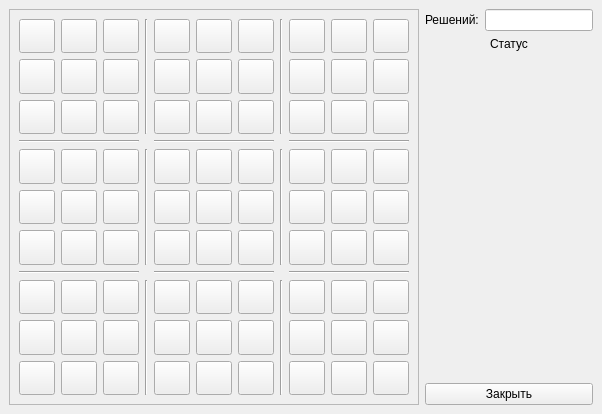
<?xml version="1.0" encoding="UTF-8"?>
<ui version="4.0">
 <class>Sudoku</class>
 <widget class="QMainWindow" name="Sudoku">
  <property name="geometry">
   <rect>
    <x>0</x>
    <y>0</y>
    <width>602</width>
    <height>414</height>
   </rect>
  </property>
  <property name="sizePolicy">
   <sizepolicy hsizetype="Fixed" vsizetype="Fixed">
    <horstretch>0</horstretch>
    <verstretch>0</verstretch>
   </sizepolicy>
  </property>
  <property name="windowTitle">
   <string>Sudoku Solver</string>
  </property>
  <widget class="QWidget" name="centralwidget">
   <layout class="QHBoxLayout" name="horizontalLayout_3">
    <item>
     <widget class="QFrame" name="frame">
      <property name="frameShape">
       <enum>QFrame::StyledPanel</enum>
      </property>
      <property name="frameShadow">
       <enum>QFrame::Raised</enum>
      </property>
      <layout class="QHBoxLayout" name="horizontalLayout_2">
       <item>
        <layout class="QGridLayout" name="gridLayout">
         <item row="0" column="0">
          <layout class="QGridLayout" name="gl00">
           <item row="0" column="0">
            <widget class="QToolButton" name="b_00">
             <property name="sizePolicy">
              <sizepolicy hsizetype="MinimumExpanding" vsizetype="MinimumExpanding">
               <horstretch>0</horstretch>
               <verstretch>0</verstretch>
              </sizepolicy>
             </property>
             <property name="text">
              <string/>
             </property>
            </widget>
           </item>
           <item row="0" column="1">
            <widget class="QToolButton" name="b_10">
             <property name="sizePolicy">
              <sizepolicy hsizetype="MinimumExpanding" vsizetype="MinimumExpanding">
               <horstretch>0</horstretch>
               <verstretch>0</verstretch>
              </sizepolicy>
             </property>
             <property name="text">
              <string/>
             </property>
            </widget>
           </item>
           <item row="0" column="2">
            <widget class="QToolButton" name="b_20">
             <property name="sizePolicy">
              <sizepolicy hsizetype="MinimumExpanding" vsizetype="MinimumExpanding">
               <horstretch>0</horstretch>
               <verstretch>0</verstretch>
              </sizepolicy>
             </property>
             <property name="text">
              <string/>
             </property>
            </widget>
           </item>
           <item row="1" column="0">
            <widget class="QToolButton" name="b_01">
             <property name="sizePolicy">
              <sizepolicy hsizetype="MinimumExpanding" vsizetype="MinimumExpanding">
               <horstretch>0</horstretch>
               <verstretch>0</verstretch>
              </sizepolicy>
             </property>
             <property name="text">
              <string/>
             </property>
            </widget>
           </item>
           <item row="1" column="1">
            <widget class="QToolButton" name="b_11">
             <property name="sizePolicy">
              <sizepolicy hsizetype="MinimumExpanding" vsizetype="MinimumExpanding">
               <horstretch>0</horstretch>
               <verstretch>0</verstretch>
              </sizepolicy>
             </property>
             <property name="text">
              <string/>
             </property>
            </widget>
           </item>
           <item row="1" column="2">
            <widget class="QToolButton" name="b_21">
             <property name="sizePolicy">
              <sizepolicy hsizetype="MinimumExpanding" vsizetype="MinimumExpanding">
               <horstretch>0</horstretch>
               <verstretch>0</verstretch>
              </sizepolicy>
             </property>
             <property name="text">
              <string/>
             </property>
            </widget>
           </item>
           <item row="2" column="0">
            <widget class="QToolButton" name="b_02">
             <property name="sizePolicy">
              <sizepolicy hsizetype="MinimumExpanding" vsizetype="MinimumExpanding">
               <horstretch>0</horstretch>
               <verstretch>0</verstretch>
              </sizepolicy>
             </property>
             <property name="text">
              <string/>
             </property>
            </widget>
           </item>
           <item row="2" column="1">
            <widget class="QToolButton" name="b_12">
             <property name="sizePolicy">
              <sizepolicy hsizetype="MinimumExpanding" vsizetype="MinimumExpanding">
               <horstretch>0</horstretch>
               <verstretch>0</verstretch>
              </sizepolicy>
             </property>
             <property name="text">
              <string/>
             </property>
            </widget>
           </item>
           <item row="2" column="2">
            <widget class="QToolButton" name="b_22">
             <property name="sizePolicy">
              <sizepolicy hsizetype="MinimumExpanding" vsizetype="MinimumExpanding">
               <horstretch>0</horstretch>
               <verstretch>0</verstretch>
              </sizepolicy>
             </property>
             <property name="text">
              <string/>
             </property>
            </widget>
           </item>
          </layout>
         </item>
         <item row="0" column="2">
          <layout class="QGridLayout" name="gl01">
           <item row="0" column="0">
            <widget class="QToolButton" name="b_30">
             <property name="sizePolicy">
              <sizepolicy hsizetype="MinimumExpanding" vsizetype="MinimumExpanding">
               <horstretch>0</horstretch>
               <verstretch>0</verstretch>
              </sizepolicy>
             </property>
             <property name="text">
              <string/>
             </property>
            </widget>
           </item>
           <item row="0" column="1">
            <widget class="QToolButton" name="b_40">
             <property name="sizePolicy">
              <sizepolicy hsizetype="MinimumExpanding" vsizetype="MinimumExpanding">
               <horstretch>0</horstretch>
               <verstretch>0</verstretch>
              </sizepolicy>
             </property>
             <property name="text">
              <string/>
             </property>
            </widget>
           </item>
           <item row="0" column="2">
            <widget class="QToolButton" name="b_50">
             <property name="sizePolicy">
              <sizepolicy hsizetype="MinimumExpanding" vsizetype="MinimumExpanding">
               <horstretch>0</horstretch>
               <verstretch>0</verstretch>
              </sizepolicy>
             </property>
             <property name="text">
              <string/>
             </property>
            </widget>
           </item>
           <item row="1" column="0">
            <widget class="QToolButton" name="b_31">
             <property name="sizePolicy">
              <sizepolicy hsizetype="MinimumExpanding" vsizetype="MinimumExpanding">
               <horstretch>0</horstretch>
               <verstretch>0</verstretch>
              </sizepolicy>
             </property>
             <property name="text">
              <string/>
             </property>
            </widget>
           </item>
           <item row="1" column="1">
            <widget class="QToolButton" name="b_41">
             <property name="sizePolicy">
              <sizepolicy hsizetype="MinimumExpanding" vsizetype="MinimumExpanding">
               <horstretch>0</horstretch>
               <verstretch>0</verstretch>
              </sizepolicy>
             </property>
             <property name="text">
              <string/>
             </property>
            </widget>
           </item>
           <item row="1" column="2">
            <widget class="QToolButton" name="b_51">
             <property name="sizePolicy">
              <sizepolicy hsizetype="MinimumExpanding" vsizetype="MinimumExpanding">
               <horstretch>0</horstretch>
               <verstretch>0</verstretch>
              </sizepolicy>
             </property>
             <property name="text">
              <string/>
             </property>
            </widget>
           </item>
           <item row="2" column="0">
            <widget class="QToolButton" name="b_32">
             <property name="sizePolicy">
              <sizepolicy hsizetype="MinimumExpanding" vsizetype="MinimumExpanding">
               <horstretch>0</horstretch>
               <verstretch>0</verstretch>
              </sizepolicy>
             </property>
             <property name="text">
              <string/>
             </property>
            </widget>
           </item>
           <item row="2" column="1">
            <widget class="QToolButton" name="b_42">
             <property name="sizePolicy">
              <sizepolicy hsizetype="MinimumExpanding" vsizetype="MinimumExpanding">
               <horstretch>0</horstretch>
               <verstretch>0</verstretch>
              </sizepolicy>
             </property>
             <property name="text">
              <string/>
             </property>
            </widget>
           </item>
           <item row="2" column="2">
            <widget class="QToolButton" name="b_52">
             <property name="sizePolicy">
              <sizepolicy hsizetype="MinimumExpanding" vsizetype="MinimumExpanding">
               <horstretch>0</horstretch>
               <verstretch>0</verstretch>
              </sizepolicy>
             </property>
             <property name="text">
              <string/>
             </property>
            </widget>
           </item>
          </layout>
         </item>
         <item row="0" column="4">
          <layout class="QGridLayout" name="gl02">
           <item row="0" column="0">
            <widget class="QToolButton" name="b_60">
             <property name="sizePolicy">
              <sizepolicy hsizetype="MinimumExpanding" vsizetype="MinimumExpanding">
               <horstretch>0</horstretch>
               <verstretch>0</verstretch>
              </sizepolicy>
             </property>
             <property name="text">
              <string/>
             </property>
            </widget>
           </item>
           <item row="0" column="1">
            <widget class="QToolButton" name="b_70">
             <property name="sizePolicy">
              <sizepolicy hsizetype="MinimumExpanding" vsizetype="MinimumExpanding">
               <horstretch>0</horstretch>
               <verstretch>0</verstretch>
              </sizepolicy>
             </property>
             <property name="text">
              <string/>
             </property>
            </widget>
           </item>
           <item row="0" column="2">
            <widget class="QToolButton" name="b_80">
             <property name="sizePolicy">
              <sizepolicy hsizetype="MinimumExpanding" vsizetype="MinimumExpanding">
               <horstretch>0</horstretch>
               <verstretch>0</verstretch>
              </sizepolicy>
             </property>
             <property name="text">
              <string/>
             </property>
            </widget>
           </item>
           <item row="1" column="0">
            <widget class="QToolButton" name="b_61">
             <property name="sizePolicy">
              <sizepolicy hsizetype="MinimumExpanding" vsizetype="MinimumExpanding">
               <horstretch>0</horstretch>
               <verstretch>0</verstretch>
              </sizepolicy>
             </property>
             <property name="text">
              <string/>
             </property>
            </widget>
           </item>
           <item row="1" column="1">
            <widget class="QToolButton" name="b_71">
             <property name="sizePolicy">
              <sizepolicy hsizetype="MinimumExpanding" vsizetype="MinimumExpanding">
               <horstretch>0</horstretch>
               <verstretch>0</verstretch>
              </sizepolicy>
             </property>
             <property name="text">
              <string/>
             </property>
            </widget>
           </item>
           <item row="1" column="2">
            <widget class="QToolButton" name="b_81">
             <property name="sizePolicy">
              <sizepolicy hsizetype="MinimumExpanding" vsizetype="MinimumExpanding">
               <horstretch>0</horstretch>
               <verstretch>0</verstretch>
              </sizepolicy>
             </property>
             <property name="text">
              <string/>
             </property>
            </widget>
           </item>
           <item row="2" column="0">
            <widget class="QToolButton" name="b_62">
             <property name="sizePolicy">
              <sizepolicy hsizetype="MinimumExpanding" vsizetype="MinimumExpanding">
               <horstretch>0</horstretch>
               <verstretch>0</verstretch>
              </sizepolicy>
             </property>
             <property name="text">
              <string/>
             </property>
            </widget>
           </item>
           <item row="2" column="1">
            <widget class="QToolButton" name="b_72">
             <property name="sizePolicy">
              <sizepolicy hsizetype="MinimumExpanding" vsizetype="MinimumExpanding">
               <horstretch>0</horstretch>
               <verstretch>0</verstretch>
              </sizepolicy>
             </property>
             <property name="text">
              <string/>
             </property>
            </widget>
           </item>
           <item row="2" column="2">
            <widget class="QToolButton" name="b_82">
             <property name="sizePolicy">
              <sizepolicy hsizetype="MinimumExpanding" vsizetype="MinimumExpanding">
               <horstretch>0</horstretch>
               <verstretch>0</verstretch>
              </sizepolicy>
             </property>
             <property name="text">
              <string/>
             </property>
            </widget>
           </item>
          </layout>
         </item>
         <item row="2" column="0">
          <layout class="QGridLayout" name="gl10">
           <item row="0" column="0">
            <widget class="QToolButton" name="b_03">
             <property name="sizePolicy">
              <sizepolicy hsizetype="MinimumExpanding" vsizetype="MinimumExpanding">
               <horstretch>0</horstretch>
               <verstretch>0</verstretch>
              </sizepolicy>
             </property>
             <property name="text">
              <string/>
             </property>
            </widget>
           </item>
           <item row="0" column="1">
            <widget class="QToolButton" name="b_13">
             <property name="sizePolicy">
              <sizepolicy hsizetype="MinimumExpanding" vsizetype="MinimumExpanding">
               <horstretch>0</horstretch>
               <verstretch>0</verstretch>
              </sizepolicy>
             </property>
             <property name="text">
              <string/>
             </property>
            </widget>
           </item>
           <item row="0" column="2">
            <widget class="QToolButton" name="b_23">
             <property name="sizePolicy">
              <sizepolicy hsizetype="MinimumExpanding" vsizetype="MinimumExpanding">
               <horstretch>0</horstretch>
               <verstretch>0</verstretch>
              </sizepolicy>
             </property>
             <property name="text">
              <string/>
             </property>
            </widget>
           </item>
           <item row="1" column="0">
            <widget class="QToolButton" name="b_04">
             <property name="sizePolicy">
              <sizepolicy hsizetype="MinimumExpanding" vsizetype="MinimumExpanding">
               <horstretch>0</horstretch>
               <verstretch>0</verstretch>
              </sizepolicy>
             </property>
             <property name="text">
              <string/>
             </property>
            </widget>
           </item>
           <item row="1" column="1">
            <widget class="QToolButton" name="b_14">
             <property name="sizePolicy">
              <sizepolicy hsizetype="MinimumExpanding" vsizetype="MinimumExpanding">
               <horstretch>0</horstretch>
               <verstretch>0</verstretch>
              </sizepolicy>
             </property>
             <property name="text">
              <string/>
             </property>
            </widget>
           </item>
           <item row="1" column="2">
            <widget class="QToolButton" name="b_24">
             <property name="sizePolicy">
              <sizepolicy hsizetype="MinimumExpanding" vsizetype="MinimumExpanding">
               <horstretch>0</horstretch>
               <verstretch>0</verstretch>
              </sizepolicy>
             </property>
             <property name="text">
              <string/>
             </property>
            </widget>
           </item>
           <item row="2" column="0">
            <widget class="QToolButton" name="b_05">
             <property name="sizePolicy">
              <sizepolicy hsizetype="MinimumExpanding" vsizetype="MinimumExpanding">
               <horstretch>0</horstretch>
               <verstretch>0</verstretch>
              </sizepolicy>
             </property>
             <property name="text">
              <string/>
             </property>
            </widget>
           </item>
           <item row="2" column="1">
            <widget class="QToolButton" name="b_15">
             <property name="sizePolicy">
              <sizepolicy hsizetype="MinimumExpanding" vsizetype="MinimumExpanding">
               <horstretch>0</horstretch>
               <verstretch>0</verstretch>
              </sizepolicy>
             </property>
             <property name="text">
              <string/>
             </property>
            </widget>
           </item>
           <item row="2" column="2">
            <widget class="QToolButton" name="b_25">
             <property name="sizePolicy">
              <sizepolicy hsizetype="MinimumExpanding" vsizetype="MinimumExpanding">
               <horstretch>0</horstretch>
               <verstretch>0</verstretch>
              </sizepolicy>
             </property>
             <property name="text">
              <string/>
             </property>
            </widget>
           </item>
          </layout>
         </item>
         <item row="2" column="2">
          <layout class="QGridLayout" name="gl11">
           <item row="0" column="0">
            <widget class="QToolButton" name="b_33">
             <property name="sizePolicy">
              <sizepolicy hsizetype="MinimumExpanding" vsizetype="MinimumExpanding">
               <horstretch>0</horstretch>
               <verstretch>0</verstretch>
              </sizepolicy>
             </property>
             <property name="text">
              <string/>
             </property>
            </widget>
           </item>
           <item row="0" column="1">
            <widget class="QToolButton" name="b_43">
             <property name="sizePolicy">
              <sizepolicy hsizetype="MinimumExpanding" vsizetype="MinimumExpanding">
               <horstretch>0</horstretch>
               <verstretch>0</verstretch>
              </sizepolicy>
             </property>
             <property name="text">
              <string/>
             </property>
            </widget>
           </item>
           <item row="0" column="2">
            <widget class="QToolButton" name="b_53">
             <property name="sizePolicy">
              <sizepolicy hsizetype="MinimumExpanding" vsizetype="MinimumExpanding">
               <horstretch>0</horstretch>
               <verstretch>0</verstretch>
              </sizepolicy>
             </property>
             <property name="text">
              <string/>
             </property>
            </widget>
           </item>
           <item row="1" column="0">
            <widget class="QToolButton" name="b_34">
             <property name="sizePolicy">
              <sizepolicy hsizetype="MinimumExpanding" vsizetype="MinimumExpanding">
               <horstretch>0</horstretch>
               <verstretch>0</verstretch>
              </sizepolicy>
             </property>
             <property name="text">
              <string/>
             </property>
            </widget>
           </item>
           <item row="1" column="1">
            <widget class="QToolButton" name="b_44">
             <property name="sizePolicy">
              <sizepolicy hsizetype="MinimumExpanding" vsizetype="MinimumExpanding">
               <horstretch>0</horstretch>
               <verstretch>0</verstretch>
              </sizepolicy>
             </property>
             <property name="text">
              <string/>
             </property>
            </widget>
           </item>
           <item row="1" column="2">
            <widget class="QToolButton" name="b_54">
             <property name="sizePolicy">
              <sizepolicy hsizetype="MinimumExpanding" vsizetype="MinimumExpanding">
               <horstretch>0</horstretch>
               <verstretch>0</verstretch>
              </sizepolicy>
             </property>
             <property name="text">
              <string/>
             </property>
            </widget>
           </item>
           <item row="2" column="0">
            <widget class="QToolButton" name="b_35">
             <property name="sizePolicy">
              <sizepolicy hsizetype="MinimumExpanding" vsizetype="MinimumExpanding">
               <horstretch>0</horstretch>
               <verstretch>0</verstretch>
              </sizepolicy>
             </property>
             <property name="text">
              <string/>
             </property>
            </widget>
           </item>
           <item row="2" column="1">
            <widget class="QToolButton" name="b_45">
             <property name="sizePolicy">
              <sizepolicy hsizetype="MinimumExpanding" vsizetype="MinimumExpanding">
               <horstretch>0</horstretch>
               <verstretch>0</verstretch>
              </sizepolicy>
             </property>
             <property name="text">
              <string/>
             </property>
            </widget>
           </item>
           <item row="2" column="2">
            <widget class="QToolButton" name="b_55">
             <property name="sizePolicy">
              <sizepolicy hsizetype="MinimumExpanding" vsizetype="MinimumExpanding">
               <horstretch>0</horstretch>
               <verstretch>0</verstretch>
              </sizepolicy>
             </property>
             <property name="text">
              <string/>
             </property>
            </widget>
           </item>
          </layout>
         </item>
         <item row="4" column="0">
          <layout class="QGridLayout" name="gl20">
           <item row="0" column="0">
            <widget class="QToolButton" name="b_06">
             <property name="sizePolicy">
              <sizepolicy hsizetype="MinimumExpanding" vsizetype="MinimumExpanding">
               <horstretch>0</horstretch>
               <verstretch>0</verstretch>
              </sizepolicy>
             </property>
             <property name="text">
              <string/>
             </property>
            </widget>
           </item>
           <item row="0" column="1">
            <widget class="QToolButton" name="b_16">
             <property name="sizePolicy">
              <sizepolicy hsizetype="MinimumExpanding" vsizetype="MinimumExpanding">
               <horstretch>0</horstretch>
               <verstretch>0</verstretch>
              </sizepolicy>
             </property>
             <property name="text">
              <string/>
             </property>
            </widget>
           </item>
           <item row="0" column="2">
            <widget class="QToolButton" name="b_26">
             <property name="sizePolicy">
              <sizepolicy hsizetype="MinimumExpanding" vsizetype="MinimumExpanding">
               <horstretch>0</horstretch>
               <verstretch>0</verstretch>
              </sizepolicy>
             </property>
             <property name="text">
              <string/>
             </property>
            </widget>
           </item>
           <item row="1" column="0">
            <widget class="QToolButton" name="b_07">
             <property name="sizePolicy">
              <sizepolicy hsizetype="MinimumExpanding" vsizetype="MinimumExpanding">
               <horstretch>0</horstretch>
               <verstretch>0</verstretch>
              </sizepolicy>
             </property>
             <property name="text">
              <string/>
             </property>
            </widget>
           </item>
           <item row="1" column="1">
            <widget class="QToolButton" name="b_17">
             <property name="sizePolicy">
              <sizepolicy hsizetype="MinimumExpanding" vsizetype="MinimumExpanding">
               <horstretch>0</horstretch>
               <verstretch>0</verstretch>
              </sizepolicy>
             </property>
             <property name="text">
              <string/>
             </property>
            </widget>
           </item>
           <item row="1" column="2">
            <widget class="QToolButton" name="b_27">
             <property name="sizePolicy">
              <sizepolicy hsizetype="MinimumExpanding" vsizetype="MinimumExpanding">
               <horstretch>0</horstretch>
               <verstretch>0</verstretch>
              </sizepolicy>
             </property>
             <property name="text">
              <string/>
             </property>
            </widget>
           </item>
           <item row="2" column="0">
            <widget class="QToolButton" name="b_08">
             <property name="sizePolicy">
              <sizepolicy hsizetype="MinimumExpanding" vsizetype="MinimumExpanding">
               <horstretch>0</horstretch>
               <verstretch>0</verstretch>
              </sizepolicy>
             </property>
             <property name="text">
              <string/>
             </property>
            </widget>
           </item>
           <item row="2" column="1">
            <widget class="QToolButton" name="b_18">
             <property name="sizePolicy">
              <sizepolicy hsizetype="MinimumExpanding" vsizetype="MinimumExpanding">
               <horstretch>0</horstretch>
               <verstretch>0</verstretch>
              </sizepolicy>
             </property>
             <property name="text">
              <string/>
             </property>
            </widget>
           </item>
           <item row="2" column="2">
            <widget class="QToolButton" name="b_28">
             <property name="sizePolicy">
              <sizepolicy hsizetype="MinimumExpanding" vsizetype="MinimumExpanding">
               <horstretch>0</horstretch>
               <verstretch>0</verstretch>
              </sizepolicy>
             </property>
             <property name="text">
              <string/>
             </property>
            </widget>
           </item>
          </layout>
         </item>
         <item row="2" column="4">
          <layout class="QGridLayout" name="gl12">
           <item row="0" column="0">
            <widget class="QToolButton" name="b_63">
             <property name="sizePolicy">
              <sizepolicy hsizetype="MinimumExpanding" vsizetype="MinimumExpanding">
               <horstretch>0</horstretch>
               <verstretch>0</verstretch>
              </sizepolicy>
             </property>
             <property name="text">
              <string/>
             </property>
            </widget>
           </item>
           <item row="0" column="1">
            <widget class="QToolButton" name="b_73">
             <property name="sizePolicy">
              <sizepolicy hsizetype="MinimumExpanding" vsizetype="MinimumExpanding">
               <horstretch>0</horstretch>
               <verstretch>0</verstretch>
              </sizepolicy>
             </property>
             <property name="text">
              <string/>
             </property>
            </widget>
           </item>
           <item row="0" column="2">
            <widget class="QToolButton" name="b_83">
             <property name="sizePolicy">
              <sizepolicy hsizetype="MinimumExpanding" vsizetype="MinimumExpanding">
               <horstretch>0</horstretch>
               <verstretch>0</verstretch>
              </sizepolicy>
             </property>
             <property name="text">
              <string/>
             </property>
            </widget>
           </item>
           <item row="1" column="0">
            <widget class="QToolButton" name="b_64">
             <property name="sizePolicy">
              <sizepolicy hsizetype="MinimumExpanding" vsizetype="MinimumExpanding">
               <horstretch>0</horstretch>
               <verstretch>0</verstretch>
              </sizepolicy>
             </property>
             <property name="text">
              <string/>
             </property>
            </widget>
           </item>
           <item row="1" column="1">
            <widget class="QToolButton" name="b_74">
             <property name="sizePolicy">
              <sizepolicy hsizetype="MinimumExpanding" vsizetype="MinimumExpanding">
               <horstretch>0</horstretch>
               <verstretch>0</verstretch>
              </sizepolicy>
             </property>
             <property name="text">
              <string/>
             </property>
            </widget>
           </item>
           <item row="1" column="2">
            <widget class="QToolButton" name="b_84">
             <property name="sizePolicy">
              <sizepolicy hsizetype="MinimumExpanding" vsizetype="MinimumExpanding">
               <horstretch>0</horstretch>
               <verstretch>0</verstretch>
              </sizepolicy>
             </property>
             <property name="text">
              <string/>
             </property>
            </widget>
           </item>
           <item row="2" column="0">
            <widget class="QToolButton" name="b_65">
             <property name="sizePolicy">
              <sizepolicy hsizetype="MinimumExpanding" vsizetype="MinimumExpanding">
               <horstretch>0</horstretch>
               <verstretch>0</verstretch>
              </sizepolicy>
             </property>
             <property name="text">
              <string/>
             </property>
            </widget>
           </item>
           <item row="2" column="1">
            <widget class="QToolButton" name="b_75">
             <property name="sizePolicy">
              <sizepolicy hsizetype="MinimumExpanding" vsizetype="MinimumExpanding">
               <horstretch>0</horstretch>
               <verstretch>0</verstretch>
              </sizepolicy>
             </property>
             <property name="text">
              <string/>
             </property>
            </widget>
           </item>
           <item row="2" column="2">
            <widget class="QToolButton" name="b_85">
             <property name="sizePolicy">
              <sizepolicy hsizetype="MinimumExpanding" vsizetype="MinimumExpanding">
               <horstretch>0</horstretch>
               <verstretch>0</verstretch>
              </sizepolicy>
             </property>
             <property name="text">
              <string/>
             </property>
            </widget>
           </item>
          </layout>
         </item>
         <item row="4" column="2">
          <layout class="QGridLayout" name="gl21">
           <item row="0" column="0">
            <widget class="QToolButton" name="b_36">
             <property name="sizePolicy">
              <sizepolicy hsizetype="MinimumExpanding" vsizetype="MinimumExpanding">
               <horstretch>0</horstretch>
               <verstretch>0</verstretch>
              </sizepolicy>
             </property>
             <property name="text">
              <string/>
             </property>
            </widget>
           </item>
           <item row="0" column="1">
            <widget class="QToolButton" name="b_46">
             <property name="sizePolicy">
              <sizepolicy hsizetype="MinimumExpanding" vsizetype="MinimumExpanding">
               <horstretch>0</horstretch>
               <verstretch>0</verstretch>
              </sizepolicy>
             </property>
             <property name="text">
              <string/>
             </property>
            </widget>
           </item>
           <item row="0" column="2">
            <widget class="QToolButton" name="b_56">
             <property name="sizePolicy">
              <sizepolicy hsizetype="MinimumExpanding" vsizetype="MinimumExpanding">
               <horstretch>0</horstretch>
               <verstretch>0</verstretch>
              </sizepolicy>
             </property>
             <property name="text">
              <string/>
             </property>
            </widget>
           </item>
           <item row="1" column="0">
            <widget class="QToolButton" name="b_37">
             <property name="sizePolicy">
              <sizepolicy hsizetype="MinimumExpanding" vsizetype="MinimumExpanding">
               <horstretch>0</horstretch>
               <verstretch>0</verstretch>
              </sizepolicy>
             </property>
             <property name="text">
              <string/>
             </property>
            </widget>
           </item>
           <item row="1" column="1">
            <widget class="QToolButton" name="b_47">
             <property name="sizePolicy">
              <sizepolicy hsizetype="MinimumExpanding" vsizetype="MinimumExpanding">
               <horstretch>0</horstretch>
               <verstretch>0</verstretch>
              </sizepolicy>
             </property>
             <property name="text">
              <string/>
             </property>
            </widget>
           </item>
           <item row="1" column="2">
            <widget class="QToolButton" name="b_57">
             <property name="sizePolicy">
              <sizepolicy hsizetype="MinimumExpanding" vsizetype="MinimumExpanding">
               <horstretch>0</horstretch>
               <verstretch>0</verstretch>
              </sizepolicy>
             </property>
             <property name="text">
              <string/>
             </property>
            </widget>
           </item>
           <item row="2" column="0">
            <widget class="QToolButton" name="b_38">
             <property name="sizePolicy">
              <sizepolicy hsizetype="MinimumExpanding" vsizetype="MinimumExpanding">
               <horstretch>0</horstretch>
               <verstretch>0</verstretch>
              </sizepolicy>
             </property>
             <property name="text">
              <string/>
             </property>
            </widget>
           </item>
           <item row="2" column="1">
            <widget class="QToolButton" name="b_48">
             <property name="sizePolicy">
              <sizepolicy hsizetype="MinimumExpanding" vsizetype="MinimumExpanding">
               <horstretch>0</horstretch>
               <verstretch>0</verstretch>
              </sizepolicy>
             </property>
             <property name="text">
              <string/>
             </property>
            </widget>
           </item>
           <item row="2" column="2">
            <widget class="QToolButton" name="b_58">
             <property name="sizePolicy">
              <sizepolicy hsizetype="MinimumExpanding" vsizetype="MinimumExpanding">
               <horstretch>0</horstretch>
               <verstretch>0</verstretch>
              </sizepolicy>
             </property>
             <property name="text">
              <string/>
             </property>
            </widget>
           </item>
          </layout>
         </item>
         <item row="4" column="4">
          <layout class="QGridLayout" name="gl22">
           <item row="0" column="0">
            <widget class="QToolButton" name="b_66">
             <property name="sizePolicy">
              <sizepolicy hsizetype="MinimumExpanding" vsizetype="MinimumExpanding">
               <horstretch>0</horstretch>
               <verstretch>0</verstretch>
              </sizepolicy>
             </property>
             <property name="text">
              <string/>
             </property>
            </widget>
           </item>
           <item row="0" column="1">
            <widget class="QToolButton" name="b_76">
             <property name="sizePolicy">
              <sizepolicy hsizetype="MinimumExpanding" vsizetype="MinimumExpanding">
               <horstretch>0</horstretch>
               <verstretch>0</verstretch>
              </sizepolicy>
             </property>
             <property name="text">
              <string/>
             </property>
            </widget>
           </item>
           <item row="0" column="2">
            <widget class="QToolButton" name="b_86">
             <property name="sizePolicy">
              <sizepolicy hsizetype="MinimumExpanding" vsizetype="MinimumExpanding">
               <horstretch>0</horstretch>
               <verstretch>0</verstretch>
              </sizepolicy>
             </property>
             <property name="text">
              <string/>
             </property>
            </widget>
           </item>
           <item row="1" column="0">
            <widget class="QToolButton" name="b_67">
             <property name="sizePolicy">
              <sizepolicy hsizetype="MinimumExpanding" vsizetype="MinimumExpanding">
               <horstretch>0</horstretch>
               <verstretch>0</verstretch>
              </sizepolicy>
             </property>
             <property name="text">
              <string/>
             </property>
            </widget>
           </item>
           <item row="1" column="1">
            <widget class="QToolButton" name="b_77">
             <property name="sizePolicy">
              <sizepolicy hsizetype="MinimumExpanding" vsizetype="MinimumExpanding">
               <horstretch>0</horstretch>
               <verstretch>0</verstretch>
              </sizepolicy>
             </property>
             <property name="text">
              <string/>
             </property>
            </widget>
           </item>
           <item row="1" column="2">
            <widget class="QToolButton" name="b_87">
             <property name="sizePolicy">
              <sizepolicy hsizetype="MinimumExpanding" vsizetype="MinimumExpanding">
               <horstretch>0</horstretch>
               <verstretch>0</verstretch>
              </sizepolicy>
             </property>
             <property name="text">
              <string/>
             </property>
            </widget>
           </item>
           <item row="2" column="0">
            <widget class="QToolButton" name="b_68">
             <property name="sizePolicy">
              <sizepolicy hsizetype="MinimumExpanding" vsizetype="MinimumExpanding">
               <horstretch>0</horstretch>
               <verstretch>0</verstretch>
              </sizepolicy>
             </property>
             <property name="text">
              <string/>
             </property>
            </widget>
           </item>
           <item row="2" column="1">
            <widget class="QToolButton" name="b_78">
             <property name="sizePolicy">
              <sizepolicy hsizetype="MinimumExpanding" vsizetype="MinimumExpanding">
               <horstretch>0</horstretch>
               <verstretch>0</verstretch>
              </sizepolicy>
             </property>
             <property name="text">
              <string/>
             </property>
            </widget>
           </item>
           <item row="2" column="2">
            <widget class="QToolButton" name="b_88">
             <property name="sizePolicy">
              <sizepolicy hsizetype="MinimumExpanding" vsizetype="MinimumExpanding">
               <horstretch>0</horstretch>
               <verstretch>0</verstretch>
              </sizepolicy>
             </property>
             <property name="text">
              <string/>
             </property>
            </widget>
           </item>
          </layout>
         </item>
         <item row="1" column="2">
          <widget class="Line" name="line">
           <property name="orientation">
            <enum>Qt::Horizontal</enum>
           </property>
          </widget>
         </item>
         <item row="1" column="0">
          <widget class="Line" name="line_2">
           <property name="orientation">
            <enum>Qt::Horizontal</enum>
           </property>
          </widget>
         </item>
         <item row="1" column="4">
          <widget class="Line" name="line_3">
           <property name="orientation">
            <enum>Qt::Horizontal</enum>
           </property>
          </widget>
         </item>
         <item row="3" column="2">
          <widget class="Line" name="line_4">
           <property name="orientation">
            <enum>Qt::Horizontal</enum>
           </property>
          </widget>
         </item>
         <item row="3" column="0">
          <widget class="Line" name="line_5">
           <property name="orientation">
            <enum>Qt::Horizontal</enum>
           </property>
          </widget>
         </item>
         <item row="3" column="4">
          <widget class="Line" name="line_6">
           <property name="orientation">
            <enum>Qt::Horizontal</enum>
           </property>
          </widget>
         </item>
         <item row="0" column="1">
          <widget class="Line" name="line_7">
           <property name="orientation">
            <enum>Qt::Vertical</enum>
           </property>
          </widget>
         </item>
         <item row="2" column="1">
          <widget class="Line" name="line_8">
           <property name="orientation">
            <enum>Qt::Vertical</enum>
           </property>
          </widget>
         </item>
         <item row="4" column="1">
          <widget class="Line" name="line_9">
           <property name="orientation">
            <enum>Qt::Vertical</enum>
           </property>
          </widget>
         </item>
         <item row="4" column="3">
          <widget class="Line" name="line_10">
           <property name="orientation">
            <enum>Qt::Vertical</enum>
           </property>
          </widget>
         </item>
         <item row="2" column="3">
          <widget class="Line" name="line_11">
           <property name="orientation">
            <enum>Qt::Vertical</enum>
           </property>
          </widget>
         </item>
         <item row="0" column="3">
          <widget class="Line" name="line_12">
           <property name="orientation">
            <enum>Qt::Vertical</enum>
           </property>
          </widget>
         </item>
        </layout>
       </item>
      </layout>
     </widget>
    </item>
    <item>
     <layout class="QVBoxLayout" name="verticalLayout">
      <item>
       <layout class="QHBoxLayout" name="horizontalLayout">
        <item>
         <widget class="QLabel" name="label">
          <property name="sizePolicy">
           <sizepolicy hsizetype="Preferred" vsizetype="Preferred">
            <horstretch>0</horstretch>
            <verstretch>0</verstretch>
           </sizepolicy>
          </property>
          <property name="text">
           <string>Решений:</string>
          </property>
         </widget>
        </item>
        <item>
         <widget class="QLineEdit" name="numSolutions">
          <property name="sizePolicy">
           <sizepolicy hsizetype="Fixed" vsizetype="Fixed">
            <horstretch>0</horstretch>
            <verstretch>0</verstretch>
           </sizepolicy>
          </property>
          <property name="readOnly">
           <bool>true</bool>
          </property>
         </widget>
        </item>
       </layout>
      </item>
      <item>
       <widget class="QLabel" name="label_Status">
        <property name="text">
         <string>Статус</string>
        </property>
        <property name="alignment">
         <set>Qt::AlignCenter</set>
        </property>
       </widget>
      </item>
      <item>
       <spacer name="verticalSpacer">
        <property name="orientation">
         <enum>Qt::Vertical</enum>
        </property>
        <property name="sizeType">
         <enum>QSizePolicy::Expanding</enum>
        </property>
        <property name="sizeHint" stdset="0">
         <size>
          <width>20</width>
          <height>40</height>
         </size>
        </property>
       </spacer>
      </item>
      <item>
       <widget class="QPushButton" name="button_close">
        <property name="text">
         <string>Закрыть</string>
        </property>
       </widget>
      </item>
     </layout>
    </item>
   </layout>
  </widget>
 </widget>
 <tabstops>
  <tabstop>b_00</tabstop>
  <tabstop>b_10</tabstop>
  <tabstop>b_20</tabstop>
  <tabstop>b_30</tabstop>
  <tabstop>b_40</tabstop>
  <tabstop>b_50</tabstop>
  <tabstop>b_60</tabstop>
  <tabstop>b_70</tabstop>
  <tabstop>b_80</tabstop>
  <tabstop>b_01</tabstop>
  <tabstop>b_11</tabstop>
  <tabstop>b_21</tabstop>
  <tabstop>b_31</tabstop>
  <tabstop>b_41</tabstop>
  <tabstop>b_51</tabstop>
  <tabstop>b_61</tabstop>
  <tabstop>b_71</tabstop>
  <tabstop>b_81</tabstop>
  <tabstop>b_02</tabstop>
  <tabstop>b_12</tabstop>
  <tabstop>b_22</tabstop>
  <tabstop>b_32</tabstop>
  <tabstop>b_42</tabstop>
  <tabstop>b_52</tabstop>
  <tabstop>b_62</tabstop>
  <tabstop>b_72</tabstop>
  <tabstop>b_82</tabstop>
  <tabstop>b_03</tabstop>
  <tabstop>b_13</tabstop>
  <tabstop>b_23</tabstop>
  <tabstop>b_33</tabstop>
  <tabstop>b_43</tabstop>
  <tabstop>b_53</tabstop>
  <tabstop>b_63</tabstop>
  <tabstop>b_73</tabstop>
  <tabstop>b_83</tabstop>
  <tabstop>b_04</tabstop>
  <tabstop>b_14</tabstop>
  <tabstop>b_24</tabstop>
  <tabstop>b_34</tabstop>
  <tabstop>b_44</tabstop>
  <tabstop>b_54</tabstop>
  <tabstop>b_64</tabstop>
  <tabstop>b_74</tabstop>
  <tabstop>b_84</tabstop>
  <tabstop>b_05</tabstop>
  <tabstop>b_15</tabstop>
  <tabstop>b_25</tabstop>
  <tabstop>b_35</tabstop>
  <tabstop>b_45</tabstop>
  <tabstop>b_55</tabstop>
  <tabstop>b_65</tabstop>
  <tabstop>b_75</tabstop>
  <tabstop>b_85</tabstop>
  <tabstop>b_06</tabstop>
  <tabstop>b_16</tabstop>
  <tabstop>b_26</tabstop>
  <tabstop>b_36</tabstop>
  <tabstop>b_46</tabstop>
  <tabstop>b_56</tabstop>
  <tabstop>b_66</tabstop>
  <tabstop>b_76</tabstop>
  <tabstop>b_86</tabstop>
  <tabstop>b_07</tabstop>
  <tabstop>b_17</tabstop>
  <tabstop>b_27</tabstop>
  <tabstop>b_37</tabstop>
  <tabstop>b_47</tabstop>
  <tabstop>b_57</tabstop>
  <tabstop>b_67</tabstop>
  <tabstop>b_77</tabstop>
  <tabstop>b_87</tabstop>
  <tabstop>b_08</tabstop>
  <tabstop>b_18</tabstop>
  <tabstop>b_28</tabstop>
  <tabstop>b_38</tabstop>
  <tabstop>b_48</tabstop>
  <tabstop>b_58</tabstop>
  <tabstop>b_68</tabstop>
  <tabstop>b_78</tabstop>
  <tabstop>b_88</tabstop>
 </tabstops>
 <resources/>
 <connections>
  <connection>
   <sender>button_close</sender>
   <signal>clicked()</signal>
   <receiver>Sudoku</receiver>
   <slot>close()</slot>
   <hints>
    <hint type="sourcelabel">
     <x>557</x>
     <y>391</y>
    </hint>
    <hint type="destinationlabel">
     <x>537</x>
     <y>309</y>
    </hint>
   </hints>
  </connection>
 </connections>
</ui>
